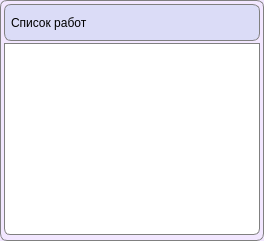
      <widget class="QFrame" name="frame_5">
       <property name="maximumSize">
        <size>
         <width>330</width>
         <height>16777215</height>
        </size>
       </property>
       <property name="styleSheet">
        <string notr="true">QFrame {
	background-color: #f2e7ff;
	border: 1px solid grey;
	border-radius: 7px;
}</string>
       </property>
       <property name="frameShape">
        <enum>QFrame::StyledPanel</enum>
       </property>
       <property name="frameShadow">
        <enum>QFrame::Raised</enum>
       </property>
       <layout class="QGridLayout" name="gridLayout_4">
        <property name="leftMargin">
         <number>3</number>
        </property>
        <property name="topMargin">
         <number>3</number>
        </property>
        <property name="rightMargin">
         <number>3</number>
        </property>
        <property name="bottomMargin">
         <number>5</number>
        </property>
        <property name="spacing">
         <number>2</number>
        </property>
        <item row="0" column="0">
         <widget class="QFrame" name="frame_6">
          <property name="sizePolicy">
           <sizepolicy hsizetype="Expanding" vsizetype="Preferred">
            <horstretch>0</horstretch>
            <verstretch>0</verstretch>
           </sizepolicy>
          </property>
          <property name="styleSheet">
           <string notr="true">QFrame {
	background-color: #dbdcf7;
	border: 1px solid grey;
	border-radius: 7px;
}</string>
          </property>
          <property name="frameShape">
           <enum>QFrame::StyledPanel</enum>
          </property>
          <property name="frameShadow">
           <enum>QFrame::Raised</enum>
          </property>
          <layout class="QGridLayout" name="gridLayout_14">
           <property name="leftMargin">
            <number>0</number>
           </property>
           <property name="topMargin">
            <number>0</number>
           </property>
           <property name="rightMargin">
            <number>6</number>
           </property>
           <property name="bottomMargin">
            <number>0</number>
           </property>
           <item row="0" column="0">
            <widget class="QLabel" name="label_4">
             <property name="minimumSize">
              <size>
               <width>0</width>
               <height>35</height>
              </size>
             </property>
             <property name="maximumSize">
              <size>
               <width>16777215</width>
               <height>35</height>
              </size>
             </property>
             <property name="font">
              <font>
               <pointsize>9</pointsize>
              </font>
             </property>
             <property name="styleSheet">
              <string notr="true">QLabel {
	background-color: transparent;
	border: 0px;
	margin-left: 3px;
}</string>
             </property>
             <property name="text">
              <string>Список работ</string>
             </property>
            </widget>
           </item>
           <item row="0" column="1">
            <spacer name="horizontalSpacer_5">
             <property name="orientation">
              <enum>Qt::Horizontal</enum>
             </property>
             <property name="sizeHint" stdset="0">
              <size>
               <width>40</width>
               <height>20</height>
              </size>
             </property>
            </spacer>
           </item>
          </layout>
         </widget>
        </item>
        <item row="1" column="0">
         <widget class="QTextEdit" name="worksList">
          <property name="maximumSize">
           <size>
            <width>324</width>
            <height>16777215</height>
           </size>
          </property>
          <property name="font">
           <font>
            <pointsize>9</pointsize>
           </font>
          </property>
          <property name="focusPolicy">
           <enum>Qt::StrongFocus</enum>
          </property>
          <property name="styleSheet">
           <string notr="true">QTextEdit {
	background-color: white;
	border-top-left-radius: 0px;
	border-top-right-radius: 0px;
	border-bottom-left-radius: 6px;
	border-bottom-right-radius: 6px;
}</string>
          </property>
         </widget>
        </item>
       </layout>
      </widget>
